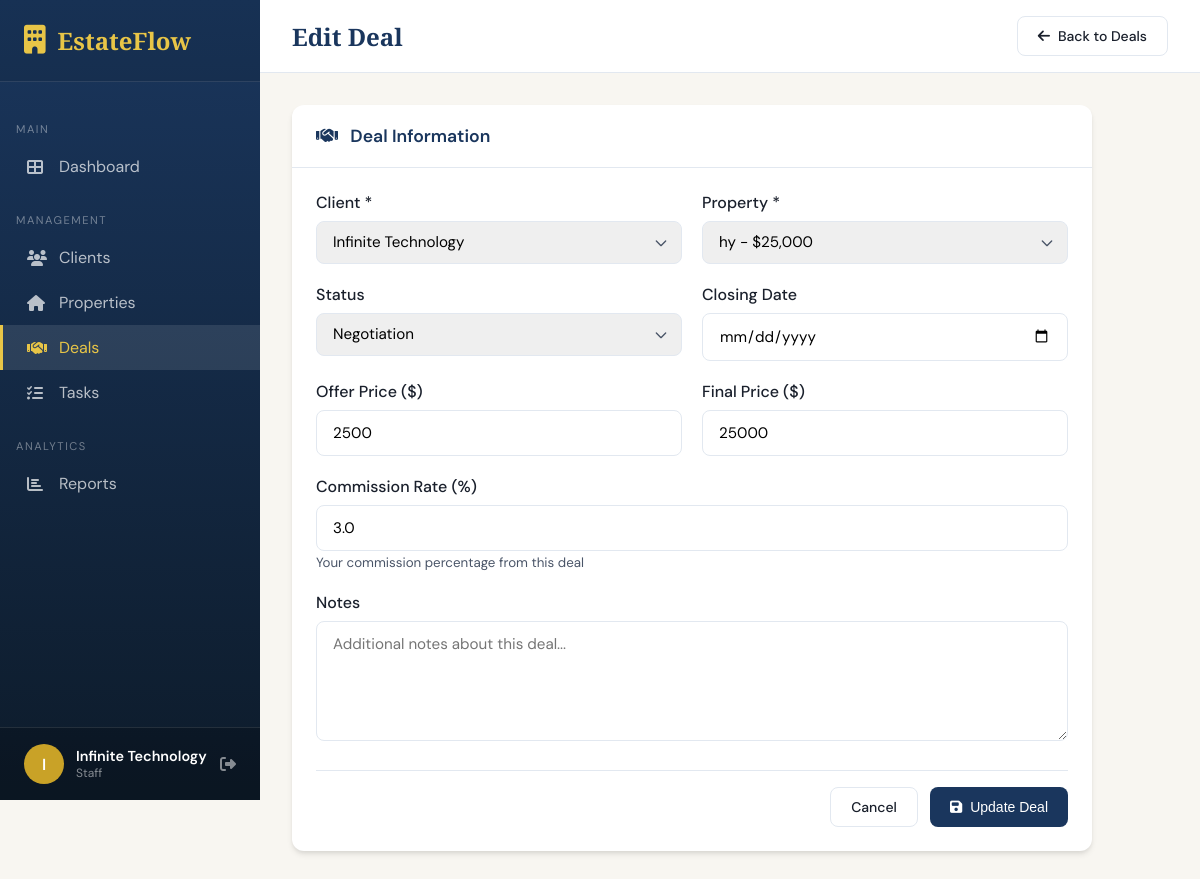
Screenshot of /deals/1/edit (signed in) with the database file from the repository.
### app.py (models this page shows, shortened)
class User(UserMixin, db.Model):
    id = db.Column(db.Integer, primary_key=True)
    username = db.Column(db.String(80), unique=True, nullable=False)
    email = db.Column(db.String(120), unique=True, nullable=False)
    password_hash = db.Column(db.String(256), nullable=False)
    role = db.Column(db.String(20), default='staff')  # admin, manager, staff
    first_name = db.Column(db.String(50))
    last_name = db.Column(db.String(50))
    phone = db.Column(db.String(20))
    position = db.Column(db.String(50))  # e.g., Senior Agent, Junior Agent, etc.
    hire_date = db.Column(db.Date)
    commission_rate = db.Column(db.Float, default=3.0)
    is_active = db.Column(db.Boolean, default=True)
    avatar_color = db.Column(db.String(20), default='#1a365d')
    created_at = db.Column(db.DateTime, default=datetime.utcnow)
    created_by = db.Column(db.Integer, db.ForeignKey('user.id'))
    properties = db.relationship('Property', backref='agent', lazy=True, foreign_keys='Property.agent_id')
    clients = db.relationship('Client', backref='agent', lazy=True, foreign_keys='Client.agent_id')
    tasks = db.relationship('Task', backref='assigned_to', lazy=True, foreign_keys='Task.user_id')
    @property
    def full_name(self):
        if self.first_name and self.last_name:
            return f"{self.first_name} {self.last_name}"
        return self.username
    def is_admin(self):
        return self.role == 'admin'

class Deal(db.Model):
    id = db.Column(db.Integer, primary_key=True)
    client_id = db.Column(db.Integer, db.ForeignKey('client.id'), nullable=False)
    property_id = db.Column(db.Integer, db.ForeignKey('property.id'), nullable=False)
    status = db.Column(db.String(30), default='initiated')  # initiated, negotiation, under_contract, closed, cancelled
    offer_price = db.Column(db.Float)
    final_price = db.Column(db.Float)
    commission_rate = db.Column(db.Float, default=3.0)
    closing_date = db.Column(db.Date)
    notes = db.Column(db.Text)
    created_at = db.Column(db.DateTime, default=datetime.utcnow)
    updated_at = db.Column(db.DateTime, default=datetime.utcnow, onupdate=datetime.utcnow)

class Client(db.Model):
    id = db.Column(db.Integer, primary_key=True)
    first_name = db.Column(db.String(50), nullable=False)
    last_name = db.Column(db.String(50), nullable=False)
    email = db.Column(db.String(120))
    phone = db.Column(db.String(20))
    client_type = db.Column(db.String(20))  # buyer, seller, both
    status = db.Column(db.String(20), default='lead')  # lead, prospect, active, closed
    budget_min = db.Column(db.Float)
    budget_max = db.Column(db.Float)
    preferred_location = db.Column(db.String(200))
    notes = db.Column(db.Text)
    source = db.Column(db.String(50))  # referral, website, social, etc.
    created_at = db.Column(db.DateTime, default=datetime.utcnow)
    updated_at = db.Column(db.DateTime, default=datetime.utcnow, onupdate=datetime.utcnow)
    agent_id = db.Column(db.Integer, db.ForeignKey('user.id'))
    interactions = db.relationship('Interaction', backref='client', lazy=True, cascade='all, delete-orphan')
    deals = db.relationship('Deal', backref='client', lazy=True)
    @property
    def full_name(self):
        return f"{self.first_name} {self.last_name}"

class Property(db.Model):
    id = db.Column(db.Integer, primary_key=True)
    title = db.Column(db.String(200), nullable=False)
    property_type = db.Column(db.String(50))  # house, apartment, condo, land, commercial
    status = db.Column(db.String(20), default='available')  # available, pending, sold, rented
    listing_type = db.Column(db.String(20))  # sale, rent
    price = db.Column(db.Float, nullable=False)
    address = db.Column(db.String(200), nullable=False)
    city = db.Column(db.String(100))
    state = db.Column(db.String(50))
    zip_code = db.Column(db.String(20))
    bedrooms = db.Column(db.Integer)
    bathrooms = db.Column(db.Float)
    sqft = db.Column(db.Integer)
    lot_size = db.Column(db.Float)
    year_built = db.Column(db.Integer)
    description = db.Column(db.Text)
    features = db.Column(db.Text)  # JSON string of features
    image_url = db.Column(db.String(500))
    created_at = db.Column(db.DateTime, default=datetime.utcnow)
    updated_at = db.Column(db.DateTime, default=datetime.utcnow, onupdate=datetime.utcnow)
    agent_id = db.Column(db.Integer, db.ForeignKey('user.id'))
    deals = db.relationship('Deal', backref='property', lazy=True)
    showings = db.relationship('Showing', backref='property', lazy=True, cascade='all, delete-orphan')

### app.py (the view, shortened to what this page needs)
@app.route('/deals/<int:id>/edit', methods=['GET', 'POST'])
@login_required
def edit_deal(id):
    deal = Deal.query.get_or_404(id)
    if deal.client.agent_id != current_user.id:
        flash('Access denied', 'error')
        return redirect(url_for('deals'))
    clients = Client.query.filter_by(agent_id=current_user.id).all()
    properties = Property.query.filter_by(agent_id=current_user.id).all()
    return render_template('deal_form.html', deal=deal, clients=clients, properties=properties)

### templates/deal_form.html (shortened to what this page needs)
{% extends "base.html" %}
{% block content %}
<div class="top-bar">
    <h1 class="page-title">{{ 'Edit' if deal else 'New' }} Deal</h1>
    <div class="top-actions">
        <a href="{{ url_for('deals') }}" class="btn btn-outline">
            <i class="fas fa-arrow-left"></i> Back to Deals
        </a>
    </div>
</div>
<div class="content-area">
    <div class="card" style="max-width: 800px;">
        <div class="card-header">
            <h3 class="card-title">
                <i class="fas fa-handshake" style="margin-right: 8px;"></i>
                Deal Information
            </h3>
        </div>
        <div class="card-body">
            <form method="POST">
                <div class="form-row">
                    <div class="form-group">
                        <label class="form-label">Client *</label>
                        <select name="client_id" class="form-control" required>
                            {% for client in clients %}
                            <option value="{{ client.id }}" {% if deal and deal.client_id == client.id %}selected{% endif %}>
                                {{ client.full_name }}
                            </option>
                            {% endfor %}
                        </select>
                    </div>
                    <div class="form-group">
                        <label class="form-label">Property *</label>
                        <select name="property_id" class="form-control" required>
                            {% for prop in properties %}
                            <option value="{{ prop.id }}" {% if deal and deal.property_id == prop.id %}selected{% endif %}>
                                {{ prop.title }} - ${{ '{:,.0f}'.format(prop.price) }}
                            </option>
                            {% endfor %}
                        </select>
                    </div>
                </div>
                <div class="form-row">
                    <div class="form-group">
                        <label class="form-label">Status</label>
                        <select name="status" class="form-control">
                            <option value="negotiation" {% if deal and deal.status == 'negotiation' %}selected{% endif %}>Negotiation</option>
                        </select>
                    </div>
                    <div class="form-group">
                        <label class="form-label">Closing Date</label>
                        <input type="date" name="closing_date" class="form-control"
                               value="{{ deal.closing_date.strftime('%Y-%m-%d') if deal and deal.closing_date else '' }}">
                    </div>
                </div>
                <div class="form-row">
                    <div class="form-group">
                        <label class="form-label">Offer Price ($)</label>
                        <input type="number" name="offer_price" class="form-control" step="100"
                               value="{{ deal.offer_price|int if deal and deal.offer_price else '' }}" placeholder="Enter offer price">
                    </div>
                    <div class="form-group">
                        <label class="form-label">Final Price ($)</label>
                        <input type="number" name="final_price" class="form-control" step="100"
                               value="{{ deal.final_price|int if deal and deal.final_price else '' }}" placeholder="Final agreed price">
                    </div>
                </div>
                <div class="form-group">
                    <label class="form-label">Commission Rate (%)</label>
                    <input type="number" name="commission_rate" class="form-control" step="0.1" min="0" max="100"
                           value="{{ deal.commission_rate if deal else '3.0' }}" placeholder="3.0">
                    <small style="color: var(--text-light);">Your commission percentage from this deal</small>
                </div>
                <div class="form-group">
                    <label class="form-label">Notes</label>
                    <textarea name="notes" class="form-control" rows="4" placeholder="Additional notes about this deal...">{{ deal.notes if deal else '' }}</textarea>
                </div>
                <div style="display: flex; gap: 12px; justify-content: flex-end; padding-top: 16px; border-top: 1px solid var(--border); margin-top: 24px;">
                    <a href="{{ url_for('deals') }}" class="btn btn-outline">Cancel</a>
                    <button type="submit" class="btn btn-primary">
                        <i class="fas fa-save"></i>
                        {{ 'Update' if deal else 'Create' }} Deal
                    </button>
                </div>
            </form>
        </div>
    </div>
</div>
{% endblock %}

### templates/base.html (shortened to what this page needs)
<!DOCTYPE html>
<html lang="en">
<head>
    <link rel="stylesheet" href="https://cdnjs.cloudflare.com/ajax/libs/font-awesome/6.4.0/css/all.min.css">
</head>
<body>
    {% if current_user.is_authenticated %}
    <aside class="sidebar">
        <div class="sidebar-header">
            <div class="sidebar-logo">
                <i class="fas fa-building"></i>
                <span>EstateFlow</span>
            </div>
        </div>
        <nav class="sidebar-nav">
            <div class="nav-section">Main</div>
            <a href="{{ url_for('dashboard') }}" class="nav-link {% if request.endpoint == 'dashboard' %}active{% endif %}">
                <i class="fas fa-th-large"></i>
                <span>Dashboard</span>
            </a>
            <div class="nav-section">Management</div>
            <a href="{{ url_for('clients') }}" class="nav-link {% if 'client' in request.endpoint %}active{% endif %}">
                <i class="fas fa-users"></i>
                <span>Clients</span>
            </a>
            <a href="{{ url_for('properties') }}" class="nav-link {% if 'propert' in request.endpoint %}active{% endif %}">
                <i class="fas fa-home"></i>
                <span>Properties</span>
            </a>
            <a href="{{ url_for('deals') }}" class="nav-link {% if 'deal' in request.endpoint %}active{% endif %}">
                <i class="fas fa-handshake"></i>
                <span>Deals</span>
            </a>
            <a href="{{ url_for('tasks') }}" class="nav-link {% if 'task' in request.endpoint %}active{% endif %}">
                <i class="fas fa-tasks"></i>
                <span>Tasks</span>
            </a>
            <div class="nav-section">Analytics</div>
            <a href="{{ url_for('reports') }}" class="nav-link {% if request.endpoint == 'reports' %}active{% endif %}">
                <i class="fas fa-chart-bar"></i>
                <span>Reports</span>
            </a>
        </nav>
        <div class="sidebar-footer">
            <div class="user-info">
                <div class="user-avatar">{{ current_user.first_name[0]|upper if current_user.first_name else current_user.username[0]|upper }}</div>
                <div class="user-details">
                    <div class="user-name">{{ current_user.full_name }}</div>
                    <div class="user-role">{{ current_user.role|capitalize }}</div>
                </div>
                <a href="{{ url_for('logout') }}" title="Logout" style="color: rgba(255,255,255,0.5);">
                    <i class="fas fa-sign-out-alt"></i>
                </a>
            </div>
        </div>
    </aside>
    {% endif %}
    <main class="main-content" {% if not current_user.is_authenticated %}style="margin-left: 0;"{% endif %}>
        {% block content %}{% endblock %}
    </main>
</body>
</html>

### rows the page displays
User: first_name "I", full_name "Infinite Technology", role "Staff"
Deal: client_id "Infinite Technology", property_id "hy - $25,000", status "Negotiation", offer_price "2500", final_price "25000", commission_rate "3.0"

### other values shown
{{ 'Edit' if deal else 'New' }} "Edit"
{{ 'Update' if deal else 'Create' }} "Update"
